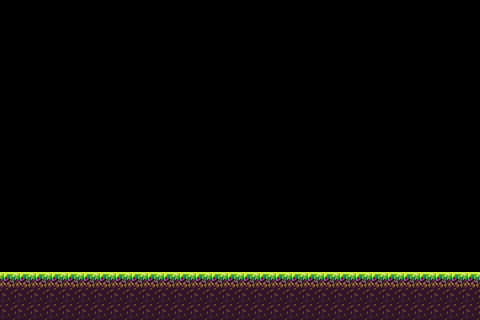

Rendered tile map (Tiled .tmx) drawn with the repository's tilesets; below, a short description and the full map source, tile grids included:
An orthogonal 30x20 tile map with 16x16 px tiles, 1 tile layer (Tile Layer 1) and 2 objects (Player, Enemy).

<map version="1.10" tiledversion="1.11.2" orientation="orthogonal" renderorder="right-down" width="30" height="20" tilewidth="16" tileheight="16" infinite="0" nextlayerid="3" nextobjectid="8">
 <editorsettings>
  <export target="new_map.tmj" format="json" />
 </editorsettings>
 <properties>
  <property name="Friction_X" type="float" value="0.9" />
  <property name="Gravity" type="float" value="1280" />
 </properties>
 <tileset firstgid="1" source="map_tiled.tsx" />
 <layer id="1" name="Tile Layer 1" width="30" height="20">
  <data encoding="csv">
0,0,0,0,0,0,0,0,0,0,0,0,0,0,0,0,0,0,0,0,0,0,0,0,0,0,0,0,0,0,
0,0,0,0,0,0,0,0,0,0,0,0,0,0,0,0,0,0,0,0,0,0,0,0,0,0,0,0,0,0,
0,0,0,0,0,0,0,0,0,0,0,0,0,0,0,0,0,0,0,0,0,0,0,0,0,0,0,0,0,0,
0,0,0,0,0,0,0,0,0,0,0,0,0,0,0,0,0,0,0,0,0,0,0,0,0,0,0,0,0,0,
0,0,0,0,0,0,0,0,0,0,0,0,0,0,0,0,0,0,0,0,0,0,0,0,0,0,0,0,0,0,
0,0,0,0,0,0,0,0,0,0,0,0,0,0,0,0,0,0,0,0,0,0,0,0,0,0,0,0,0,0,
0,0,0,0,0,0,0,0,0,0,0,0,0,0,0,0,0,0,0,0,0,0,0,0,0,0,0,0,0,0,
0,0,0,0,0,0,0,0,0,0,0,0,0,0,0,0,0,0,0,0,0,0,0,0,0,0,0,0,0,0,
0,0,0,0,0,0,0,0,0,0,0,0,0,0,0,0,0,0,0,0,0,0,0,0,0,0,0,0,0,0,
0,0,0,0,0,0,0,0,0,0,0,0,0,0,0,0,0,0,0,0,0,0,0,0,0,0,0,0,0,0,
0,0,0,0,0,0,0,0,0,0,0,0,0,0,0,0,0,0,0,0,0,0,0,0,0,0,0,0,0,0,
0,0,0,0,0,0,0,0,0,0,0,0,0,0,0,0,0,0,0,0,0,0,0,0,0,0,0,0,0,0,
0,0,0,0,0,0,0,0,0,0,0,0,0,0,0,0,0,0,0,0,0,0,0,0,0,0,0,0,0,0,
0,0,0,0,0,0,0,0,0,0,0,0,0,0,0,0,0,0,0,0,0,0,0,0,0,0,0,0,0,0,
0,0,0,0,0,0,0,0,0,0,0,0,0,0,0,0,0,0,0,0,0,0,0,0,0,0,0,0,0,0,
0,0,0,0,0,0,0,0,0,0,0,0,0,0,0,0,0,0,0,0,0,0,0,0,0,0,0,0,0,0,
0,0,0,0,0,0,0,0,0,0,0,0,0,0,0,0,0,0,0,0,0,0,0,0,0,0,0,0,0,0,
2,2,2,2,2,2,2,2,2,2,2,2,2,2,2,2,2,2,2,2,2,2,2,2,2,2,2,2,2,2,
10,10,10,10,10,10,10,10,10,10,10,10,10,10,10,10,10,10,10,10,10,10,10,10,10,10,10,10,10,10,
10,10,10,10,10,10,10,10,10,10,10,10,10,10,10,10,10,10,10,10,10,10,10,10,10,10,10,10,10,10
</data>
 </layer>
 <objectgroup id="2" name="Object Layer 1">
  <object id="5" name="Player" type="Player" x="55.8182" y="248">
   <point />
  </object>
  <object id="7" name="Rat" type="Enemy" x="180" y="249.273">
   <point />
  </object>
 </objectgroup>
</map>
